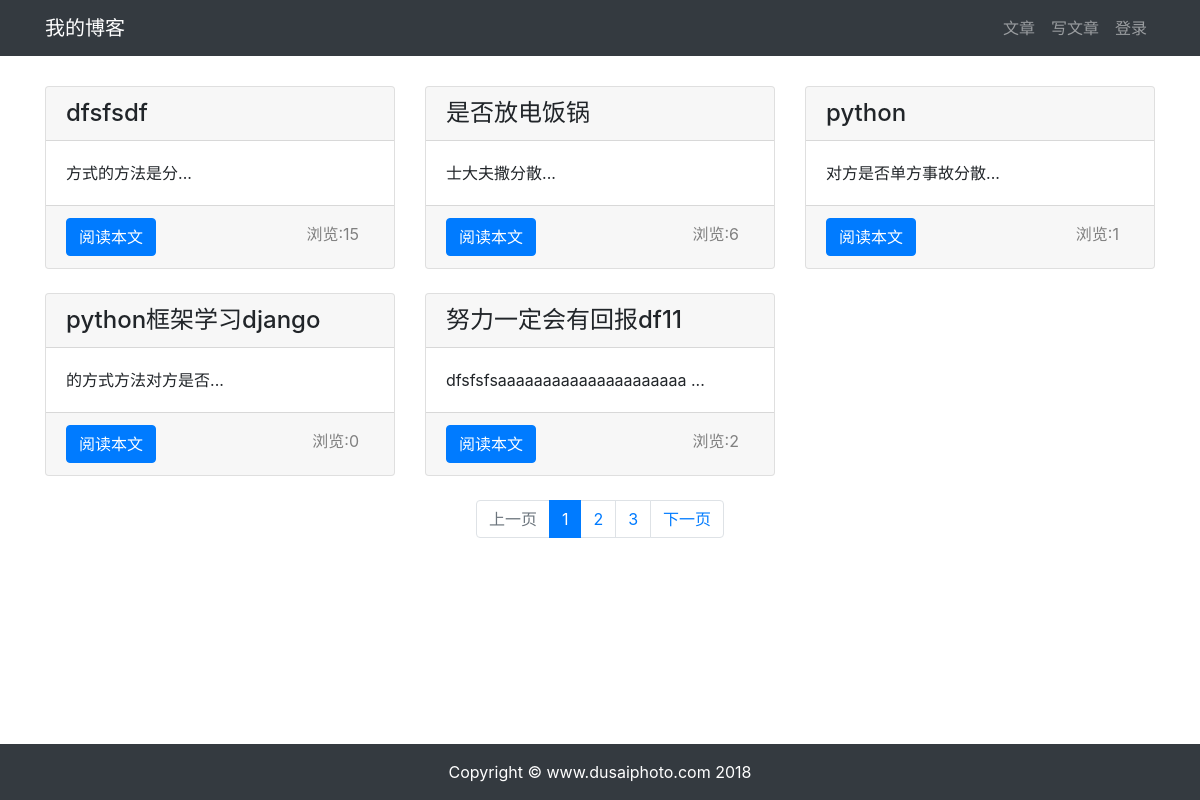
Screenshot of /article/list/ with the database file from the repository.
### article/models.py (models this page shows, shortened)
class ArticlePost(models.Model):
    author = models.ForeignKey(User,
                               on_delete=models.CASCADE,
                               verbose_name='作者')
    title = models.CharField(max_length=100, verbose_name='文章标题')
    body = models.TextField()
    created = models.DateTimeField(default=timezone.now, verbose_name='创建时间')
    updated = models.DateTimeField(auto_now=True, verbose_name='修改时间')
    total_views = models.PositiveIntegerField(default=0)
    class Meta:
        ordering = ('-created', )

### article/views.py (the view)
# urls.py: path('list/', views.article_list, name='article_list'),  #首页
def article_list(request):
    articles = ArticlePost.objects.all()
    currentPage = int(request.GET.get('page', 1))  # 获取当前在第几页
    paginator = Paginator(articles, 5)  # 告诉分页器我5条分页
    if paginator.num_pages > 11:
        if currentPage - 5 < 1:
            pageRange = range(1, 11)
        elif currentPage + 5 > paginator.num_pages:
            pageRange = range(paginator.num_pages - 9, paginator.num_pages + 1)
        else:
            pageRange = range(currentPage - 5, currentPage + 5)
    else:
        pageRange = paginator.page_range
    try:
        article_obj = paginator.page(currentPage)
    except PageNotAnInteger:
        article_obj = paginator.page(1)
    except EmptyPage:
        article_obj = paginator.page(1)
    context = {
        'articles': article_obj,
        'pageRange':pageRange,
        'currentPage':currentPage,
    }
    print(article_obj.has_previous())
    return render(request, 'article_list.html', context=context)

### article/templates/article_list.html (shortened to what this page needs)
{% extends "base.html" %}
{% load staticfiles %}
{% block content %}
<div class="container" style = "margin-top: 30px;">
    <div class="row mt-2">
        {% for article in articles %}
        <div class="col-4 mb-4">
            <div class="card h-100">
                <h4 class="card-header">{{ article.title }}</h4>
                <div class="card-body">
                    <p class="card-text">{{ article.body|slice:'100' }}...</p>
                </div>
                <div class="card-footer">
                    <a href="{% url 'article:article_detail' article.id  %}" class="btn btn-primary">阅读本文</a>
                    <span style="float: right;color: white;font-size: 20px">
                        <small  class="col align-self-end" style="color:gray;">
                            浏览:{{ article.total_views }}
                        </small>
                    </span>
                </div>
            </div>
        </div>
        {% endfor %}
    <div style="width: 100%;">
        <nav aria-label="Page navigation example">
            <ul class="pagination justify-content-center">
                {% if articles.has_previous %}
                    <li class="page-item">
                        <a class="page-link" href="{% url 'article:article_list'%}?page={{ articles.previous_page_number }}">上一页</a>
                    </li>
                {% else %}
                    <li class="page-item disabled"><a class="page-link" href="#">上一页</a></li>
                {% endif %}
                {% for num in pageRange %}
                    <li {% if num == currentPage %}class="page-item active"{% endif %}><a
                           class="page-link" href="{% url 'article:article_list' %}?page={{ num }}">{{ num }}</a></li>
                {% endfor %}
                {% if articles.has_next %}
                    <li class="page-item"><a class="page-link"
                            href="{% url 'article:article_list' %}?page={{ articles.next_page_number }}">下一页</a></li>
                {% else %}
                    <li class="page-item disabled"><a class="page-link" href="#">下一页</a></li>
                {% endif %}
            </ul>
        </nav>
    </div>
    </div>
</div>
{% endblock content %}

### templates/base.html (shortened to what this page needs)
    使用 Django 3 学习的读者改为 {% load staticfiles %}
{% load staticfiles %}
<!DOCTYPE html>
<html lang="zh-cn">
<head>
    <link rel="stylesheet" href="{% static 'bootstrap/css/bootstrap.min.css' %}">
    <link rel="stylesheet" href="{% static 'md_css/monokai.css' %}">
</head>
<body>
    {% include 'header.html' %}
    {% block content %}
    {% endblock content %}
    {% include 'footer.html' %}
</body>
</html>

### templates/header.html
<nav class="navbar navbar-expand-lg navbar-dark bg-dark">
    <div class="container">
        <a class="navbar-brand" href="{% url 'article:article_list' %}">我的博客</a>
        <div>
            <ul class="navbar-nav">
                <li class="nav-item">
                    <a class="nav-link" href="{% url 'article:article_list' %}">文章</a>
                </li>
                <li class="nav-item">
                    <a class="nav-link" href="{% url 'article:article_create' %}">写文章</a>
                </li>
                    {% if user.is_authenticated %}
                        <li class="nav-item dropdown">
                            <a class="nav-link dropdown-toggle" href="#" id="navbarDropdown" role="button" data-toggle="dropdown" aria-haspopup="true" aria-expanded="false">
                              {{ user.username }}
                            </a>
                            <div class="dropdown-menu" aria-labelledby="navbarDropdown">
                                 <a class="dropdown-item" href='{% url "userprofile:user_edit" user.id %}'>个人信息</a>
                                <a class="dropdown-item" onclick="user_delete()">删除用户</a>
                                <a class="dropdown-item" href="{% url 'userprofile:user_logout' %}">退出登录</a>
                            </div>
                        </li>
                        <form
                            style="display:none;"
                            id="user_delete"
                            action="{% url 'userprofile:user_delete' user.id %}"
                            method="POST"
                        >
                        {% csrf_token %}
                            <button type="submit">发送</button>
                        </form>
                            <script>
                                function user_delete() {
                                    // 调用layer弹窗组件
                                    layer.open({
                                        title: "确认删除",
                                        content: "确认删除用户资料吗？",
                                        yes: function(index, layero) {
                                            $('form#user_delete button').click();
                                            layer.close(index);
                                        },
                                    })
                                }
                            </script>
                    {% else %}
                        <li class="nav-item">
                            <a class="nav-link" href="{% url 'userprofile:user_login' %}">登录</a>
                        </li>
                    {% endif %}
            </ul>
        </div>
    </div>
</nav>

### templates/footer.html
{% load staticfiles %}
<div>
    <br><br><br>
</div>
<footer class="py-3 bg-dark fixed-bottom">
    <div class="container">
        <p class="m-0 text-center text-white">Copyright &copy; www.dusaiphoto.com 2018</p>
    </div>
</footer>

### rows the page displays
ArticlePost: title "dfsfsdf", body "方式的方法是分", total_views "15"
ArticlePost: title "是否放电饭锅", body "士大夫撒分散", total_views "6"
ArticlePost: title "python", body "对方是否单方事故分散", total_views "1"
ArticlePost: title "python框架学习django", body "的方式方法对方是否", total_views "0"
ArticlePost: title "努力一定会有回报df11", body "dfsfsfsaaaaaaaaaaaaaaaaaaaaa", total_views "2"

### other values shown
{{ num }} "1" "2" "3"
